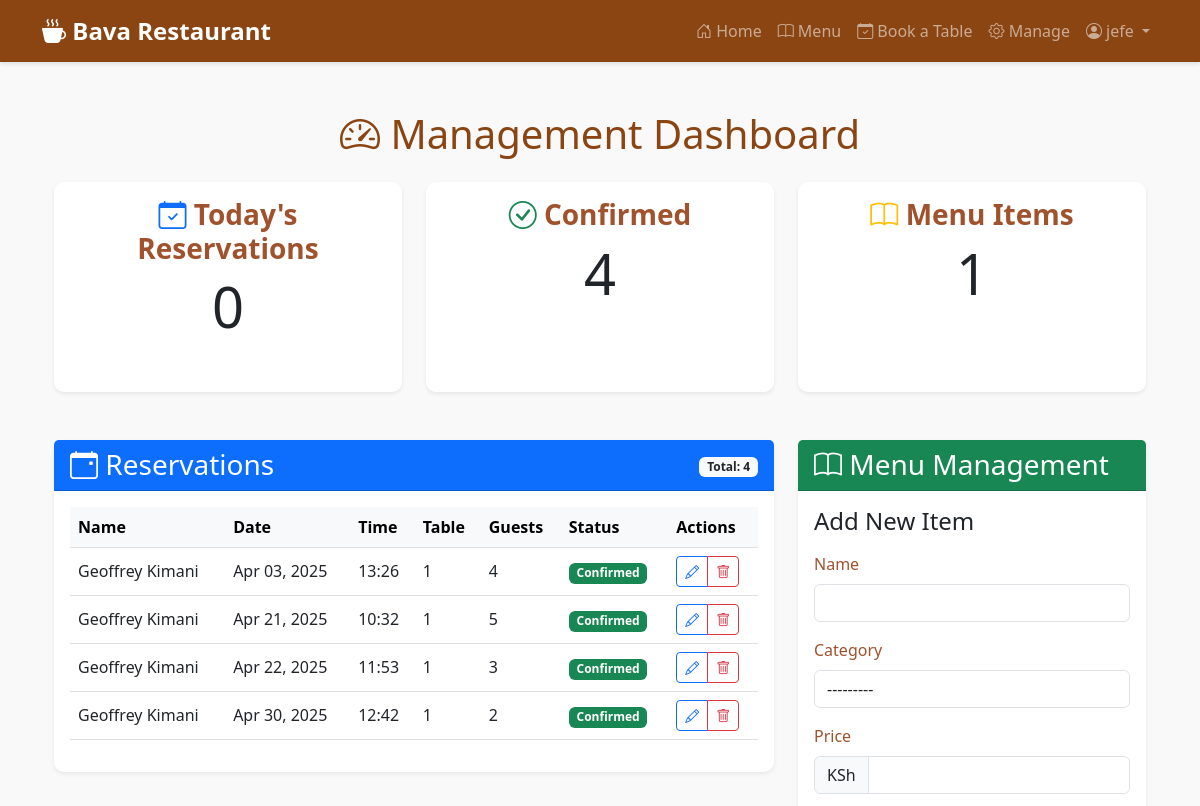
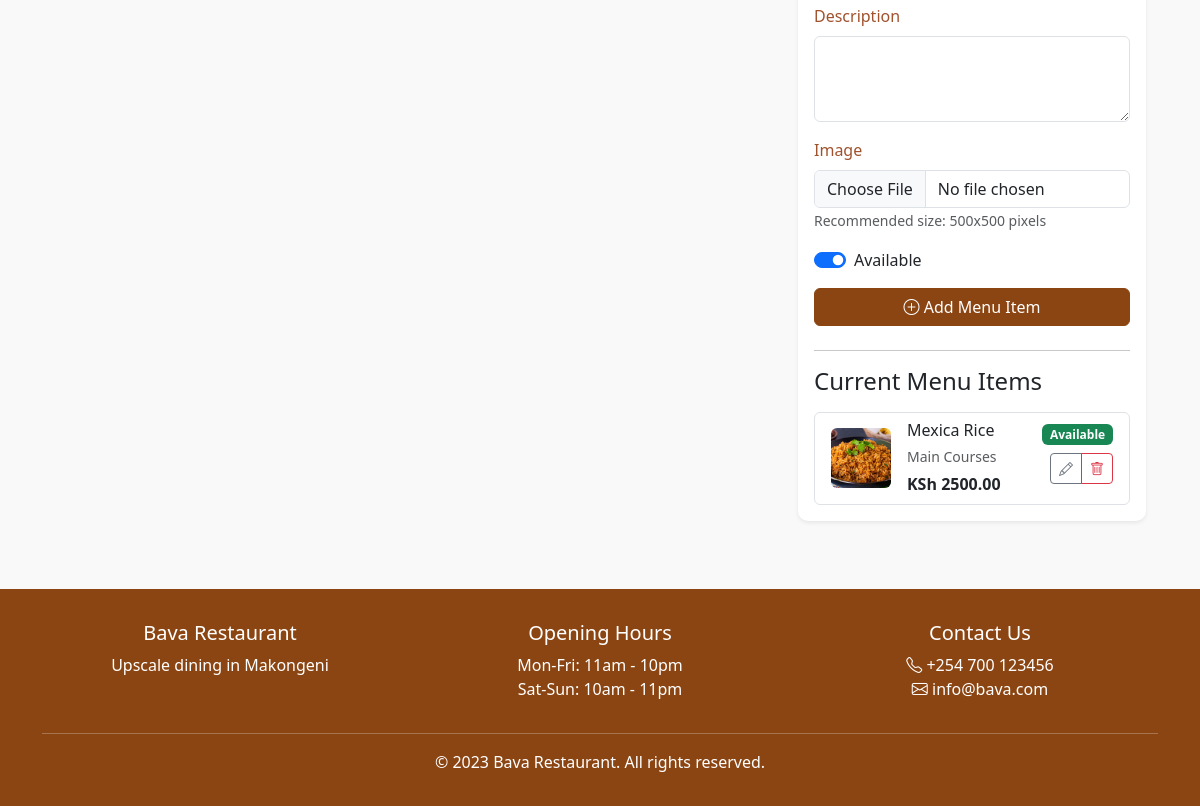
/manage/ (signed in), run on an earlier commit of the app's database (2 pictures, top to bottom).
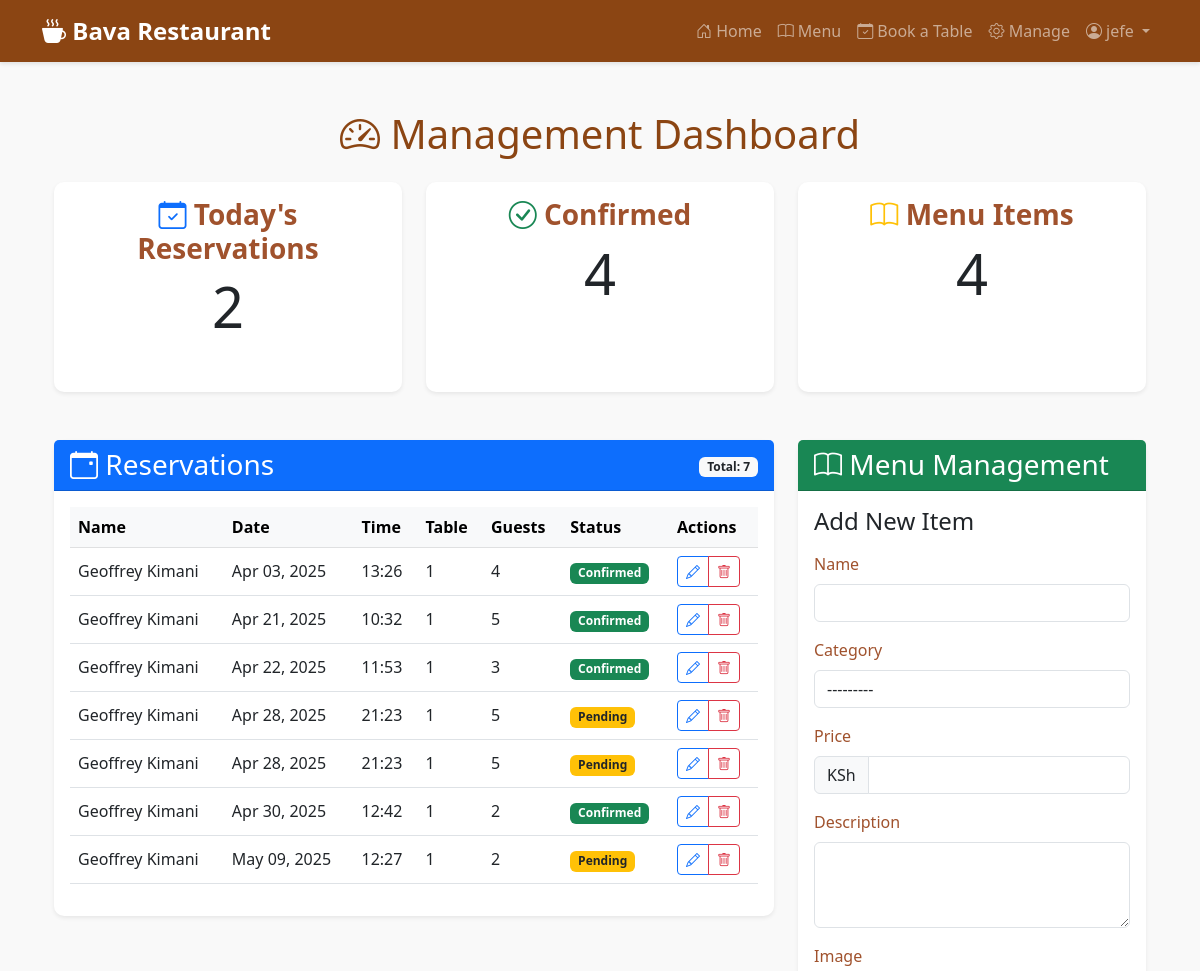
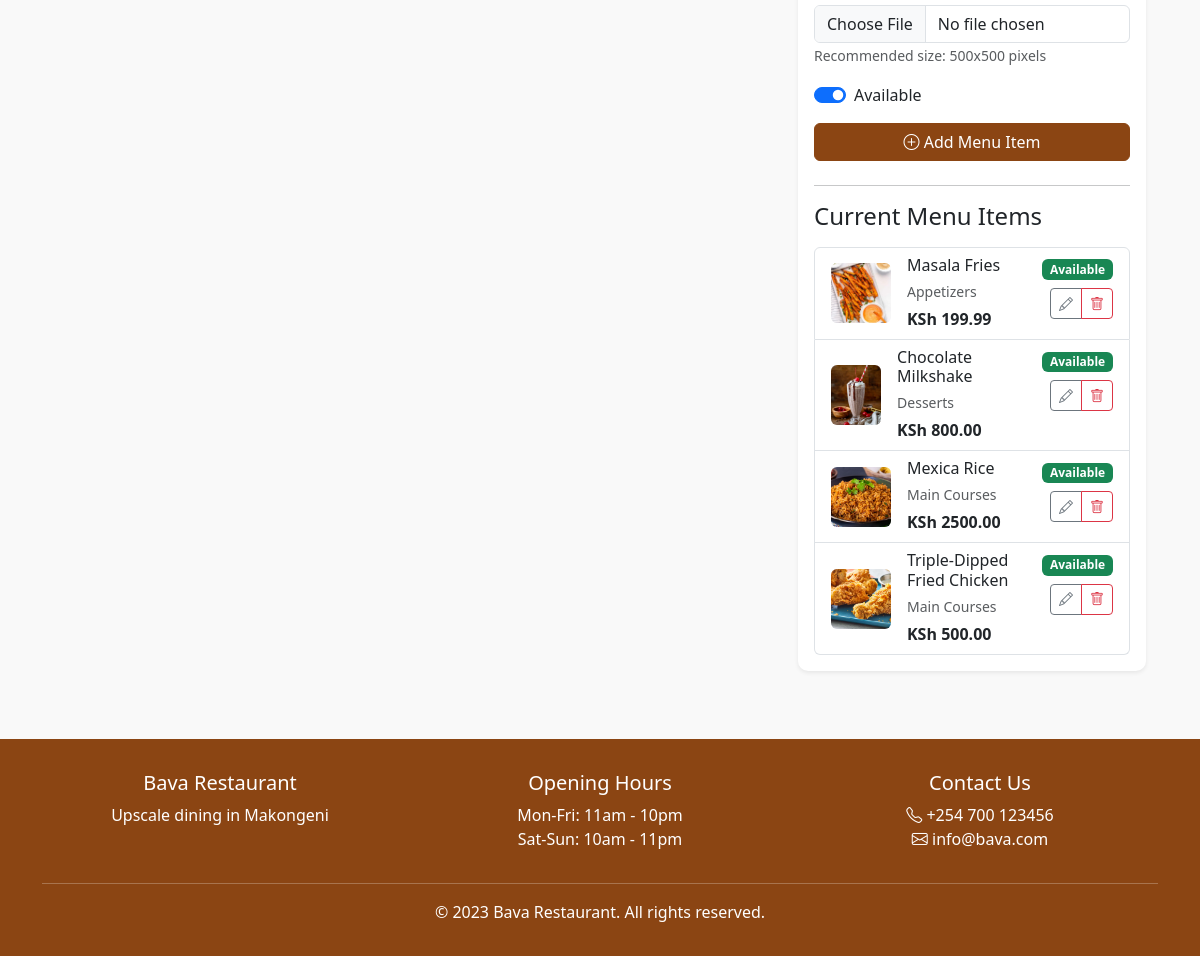
And on a later commit of the database (2 pictures, top to bottom).
### restaurant/models.py (models this page shows, shortened)
class Reservation(models.Model):
    PAYMENT_METHOD_CHOICES = [
        ('mpesa', 'Mpesa'),
        ('cash', 'Cash'),
    ]
    user = models.ForeignKey(User, on_delete=models.CASCADE, null=True, blank=True)
    customer_name = models.CharField(max_length=100)
    customer_email = models.EmailField()
    customer_phone = models.CharField(max_length=15)
    table = models.ForeignKey(Table, on_delete=models.CASCADE)
    reservation_date = models.DateField()
    reservation_time = models.TimeField()
    number_of_guests = models.PositiveIntegerField()
    special_requests = models.TextField(blank=True)
    created_at = models.DateTimeField(auto_now_add=True)
    is_confirmed = models.BooleanField(default=False)
    payment_method = models.CharField(
        max_length=10,
        choices=PAYMENT_METHOD_CHOICES,
        default='cash'
    )
    deposit_amount = models.DecimalField(max_digits=6, decimal_places=2, default=0)

class Table(models.Model):
    table_number = models.CharField(max_length=10, unique=True)
    capacity = models.PositiveIntegerField()
    is_available = models.BooleanField(default=True)

class MenuItem(models.Model):
    CATEGORY_CHOICES = [
        ('appetizers', 'Appetizers'),
        ('main_courses', 'Main Courses'),
        ('desserts', 'Desserts'),
        ('drinks', 'Drinks'),
    ]
    name = models.CharField(max_length=100)
    description = models.TextField()
    image = models.ImageField(upload_to='menu_images/')
    price = models.DecimalField(max_digits=6, decimal_places=2)
    category = models.CharField(max_length=20, choices=CATEGORY_CHOICES)
    available = models.BooleanField(default=True)
    created_at = models.DateTimeField(auto_now_add=True)
    updated_at = models.DateTimeField(auto_now=True)

### restaurant/views.py (the view)
# urls.py: path('manage/', views.manage, name='manage'),
@login_required(login_url='login')
def manage(request):
    if not request.user.is_staff:
        messages.error(request, "You don't have permission to access the management page.")
        return redirect('home')
    today = timezone.now().date()
    reservations = Reservation.objects.all().order_by('reservation_date', 'reservation_time')
    today_reservations = reservations.filter(reservation_date=today)
    confirmed_reservations = reservations.filter(is_confirmed=True)
    menu_items = MenuItem.objects.all().order_by('category', 'name')
    if request.method == 'POST':
        menu_form = MenuItemForm(request.POST, request.FILES)
        if menu_form.is_valid():
            menu_item = menu_form.save()
            messages.success(request, f"Menu item '{menu_item.name}' added successfully!")
            return redirect('manage')
        else:
            print("Form errors:", menu_form.errors)
            for field, errors in menu_form.errors.items():
                for error in errors:
                    messages.error(request, f"{field}: {error}")
    else:
        menu_form = MenuItemForm()
    return render(request, 'manage.html', {
        'reservations': reservations,
        'today_reservations': today_reservations,
        'confirmed_reservations': confirmed_reservations,
        'menu_items': menu_items,
        'menu_form': menu_form
    })

### restaurant/forms.py
class MenuItemForm(forms.ModelForm):
    class Meta:
        model = MenuItem
        fields = '__all__'
        widgets = {
            'name': forms.TextInput(attrs={'class': 'form-control'}),
            'category': forms.Select(attrs={'class': 'form-control'}),
            'price': forms.NumberInput(attrs={'class': 'form-control'}),
            'description': forms.Textarea(attrs={'class': 'form-control', 'rows': 3}),
            'available': forms.CheckboxInput(attrs={'class': 'form-check-input'}),
        }
    def __init__(self, *args, **kwargs):
        super().__init__(*args, **kwargs)
        self.fields['image'].required = False  # Make image optional if needed

### templates/manage.html (shortened to what the changed rows need)
{% extends 'base.html' %}
{% block content %}
{% if not request.user.is_authenticated %}
    <div class="alert alert-warning text-center">
        Please <a href="{% url 'login' %}">login</a> to access the management dashboard.
    </div>
{% else %}
<div class="container-fluid">
    <h1 class="text-center my-4" style="color: var(--primary-color);">
        <i class="bi bi-speedometer2"></i> Management Dashboard
    </h1>
    <div class="row g-4">
        <div class="col-md-4">
            <div class="card shadow-sm h-100">
                <div class="card-body text-center">
                    <h3 class="card-title">
                        <i class="bi bi-calendar-check text-primary"></i> Today's Reservations
                    </h3>
                    <p class="display-4">{{ today_reservations.count }}</p>
                </div>
            </div>
        </div>
        <div class="col-md-4">
            <div class="card shadow-sm h-100">
                <div class="card-body text-center">
                    <h3 class="card-title">
                        <i class="bi bi-check-circle text-success"></i> Confirmed
                    </h3>
                    <p class="display-4">{{ confirmed_reservations.count }}</p>
                </div>
            </div>
        </div>
        <div class="col-md-4">
            <div class="card shadow-sm h-100">
                <div class="card-body text-center">
                    <h3 class="card-title">
                        <i class="bi bi-book text-warning"></i> Menu Items
                    </h3>
                    <p class="display-4">{{ menu_items.count }}</p>
                </div>
            </div>
        </div>
    </div>
    <div class="row mt-4 g-4">
        <div class="col-lg-8">
            <div class="card shadow-sm">
                <div class="card-header bg-primary text-white">
                    <div class="d-flex justify-content-between align-items-center">
                        <h3 class="mb-0">
                            <i class="bi bi-calendar-event"></i> Reservations
                        </h3>
                        <div>
                            <span class="badge bg-light text-dark">Total: {{ reservations.count }}</span>
                        </div>
                    </div>
                </div>
                <div class="card-body">
                    <div class="table-responsive">
                        <table class="table table-hover align-middle">
                            <thead class="table-light">
                                <tr>
                                    <th>Name</th>
                                    <th>Date</th>
                                    <th>Time</th>
                                    <th>Table</th>
                                    <th>Guests</th>
                                    <th>Status</th>
                                    <th>Actions</th>
                                </tr>
                            </thead>
                            <tbody>
                                {% for reservation in reservations %}
                                <tr>
                                    <td>{{ reservation.customer_name }}</td>
                                    <td>{{ reservation.reservation_date|date:"M d, Y" }}</td>
                                    <td>{{ reservation.reservation_time|time:"H:i" }}</td>
                                    <td>{{ reservation.table.table_number }}</td>
                                    <td>{{ reservation.number_of_guests }}</td>
                                    <td>
                                        {% if reservation.is_confirmed %}
                                            <span class="badge bg-success">Confirmed</span>
                                        {% else %}
                                            <span class="badge bg-warning text-dark">Pending</span>
                                        {% endif %}
                                    </td>
                                    <td>
                                        <div class="btn-group btn-group-sm">
                                            <a href="#" class="btn btn-outline-primary" title="Edit">
                                                <i class="bi bi-pencil"></i>
                                            </a>
                                            <a href="#" class="btn btn-outline-danger" title="Delete">
                                                <i class="bi bi-trash"></i>
                                            </a>
                                        </div>
                                    </td>
                                </tr>
                                {% empty %}
                                <tr>
                                    <td colspan="7" class="text-center py-4">No reservations found</td>
                                </tr>
                                {% endfor %}
                            </tbody>
                        </table>
                    </div>
                </div>
            </div>
        </div>
        <div class="col-lg-4">
            <div class="card shadow-sm">
                <div class="card-header bg-success text-white">
                    <h3 class="mb-0">
                        <i class="bi bi-book"></i> Menu Management
                    </h3>
                </div>
                <div class="card-body">
                    <div class="mb-4">
                        <h4 class="mb-3">Add New Item</h4>
                        <form method="post" enctype="multipart/form-data">
                            <div class="mb-3">
                                <label class="form-label">Name</label>
                                {{ menu_form.name }}
                            </div>
                            <div class="mb-3">
                                <label class="form-label">Category</label>
                                {{ menu_form.category }}
                            </div>
                            <div class="mb-3">
                                <label class="form-label">Price</label>
                                <div class="input-group">
                                    <span class="input-group-text">KSh</span>
                                    {{ menu_form.price }}
                                </div>
                            </div>
                            <div class="mb-3">
                                <label class="form-label">Description</label>
                                {{ menu_form.description }}
                            </div>
                            <div class="mb-3">
                                <label class="form-label">Image</label>
                                <input type="file" name="image" class="form-control" id="id_image" accept="image/*">
                                <small class="text-muted">Recommended size: 500x500 pixels</small>
                            </div>
                            <div class="mb-3 form-check form-switch">
                                {{ menu_form.available }}
                                <label class="form-check-label" for="id_available">Available</label>
                            </div>
                            <button type="submit" class="btn btn-primary w-100">
                                <i class="bi bi-plus-circle"></i> Add Menu Item
                            </button>
                        </form>
                    </div>
                    <hr>
                    <h4 class="mb-3">Current Menu Items</h4>
                    <div class="list-group">
                        {% for item in menu_items %}
                        <div class="list-group-item list-group-item-action">
                            <div class="d-flex gap-3 w-100 justify-content-between">
                                <div class="d-flex align-items-center">
                                    {% if item.image %}
                                    <img src="{{ item.image.url }}" alt="{{ item.name }}"
                                         class="rounded me-3" style="width: 60px; height: 60px; object-fit: cover;">
                                    {% else %}
                                    <div class="rounded me-3 d-flex align-items-center justify-content-center"
                                         style="width: 60px; height: 60px; background: #eee;">
                                        <i class="bi bi-image text-muted"></i>
                                    </div>
                                    {% endif %}
                                    <div>
                                        <h6 class="mb-1">{{ item.name }}</h6>
                                        <small class="text-muted">{{ item.get_category_display }}</small>
                                        <div class="mt-1">
                                            <span class="fw-bold">KSh {{ item.price }}</span>
                                        </div>
                                    </div>
                                </div>
                                <div class="d-flex flex-column align-items-end">
                                    <div>
                                        {% if item.available %}
                                            <span class="badge bg-success">Available</span>
                                        {% else %}
                                            <span class="badge bg-danger">Unavailable</span>
                                        {% endif %}
                                    </div>
                                    <div class="mt-2 btn-group btn-group-sm">
                                        <a href="#" class="btn btn-outline-secondary">
                                            <i class="bi bi-pencil"></i>
                                        </a>
                                        <a href="#" class="btn btn-outline-danger">
                                            <i class="bi bi-trash"></i>
                                        </a>
                                    </div>
                                </div>
                            </div>
                        </div>
                        {% empty %}
                        <div class="list-group-item text-center py-3">
                            No menu items found
                        </div>
                        {% endfor %}
                    </div>
                </div>
            </div>
        </div>
    </div>
</div>
{% endif %}
{% endblock %}

What changed in the data, as far as the page shows it:
added Reservation: customer_name "Geoffrey Kimani", reservation_date "Apr 28, 2025", reservation_time "21:23", table.table_number "1", number_of_guests "5", is_confirmed "Pending"
added Reservation: customer_name "Geoffrey Kimani", reservation_date "Apr 28, 2025", reservation_time "21:23", table.table_number "1", number_of_guests "5", is_confirmed "Pending"
added Reservation: customer_name "Geoffrey Kimani", reservation_date "May 09, 2025", reservation_time "12:27", table.table_number "1", number_of_guests "2", is_confirmed "Pending"
added MenuItem: image (picture), name "Masala Fries", category "Appetizers", price "199.99", available "Available"
added MenuItem: image (picture), name "Chocolate Milkshake", category "Desserts", price "800.00", available "Available"
added MenuItem: image (picture), name "Triple-Dipped Fried Chicken", category "Main Courses", price "500.00", available "Available"
Also different on the page:
{{ today_reservations.count }}: "0" → "2"
{{ menu_items.count }}: "1" → "4"
{{ reservations.count }}: "4" → "7"
